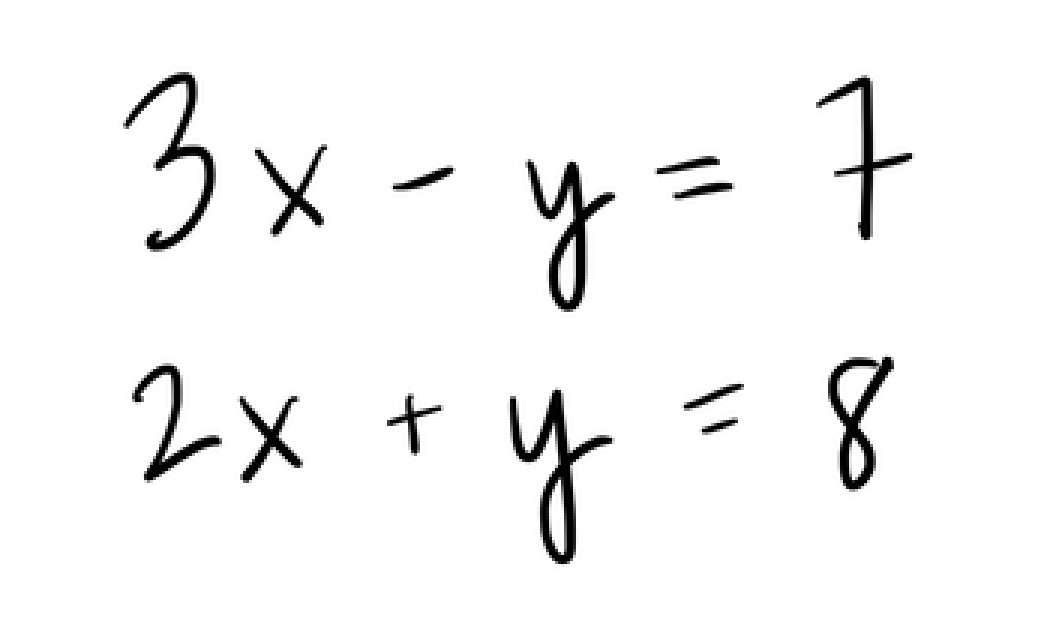
#> input picture data/raw_samples/handwritten.jpg, 1050 x 633 px
$ python -i segment.py   (imports and definitions only)
#> lines starting #> are read from the running program, lines starting #| are printed output that depends on the picture; after the words box and inside, x2 and y2 are one past the last pixel; in counts of white or black regions, pixels touching at a corner belong together
#> further down, picture is the input picture: shape (633, 1050); min 0, max 255, mean 245.5
import cv2
import numpy as np


def merge_overlapping_boxes(boxes, overlap_thresh=0.5):
    """merge boxes that overlap horizontally — handles = sign, i dot, etc"""
    if not boxes:
        return []

    boxes = sorted(boxes, key=lambda b: b[0])
    merged = [list(boxes[0])]

    for box in boxes[1:]:
        x, y, w, h = box
        prev = merged[-1]
        px, py, pw, ph = prev

        # horizontal overlap check
        overlap_start = max(px, x)
        overlap_end = min(px + pw, x + w)
        overlap_width = max(0, overlap_end - overlap_start)
        min_width = min(pw, w)

        if min_width > 0 and overlap_width / min_width > overlap_thresh:
            new_x = min(px, x)
            new_y = min(py, y)
            new_w = max(px + pw, x + w) - new_x
            new_h = max(py + ph, y + h) - new_y
            merged[-1] = [new_x, new_y, new_w, new_h]
        else:
            merged.append(list(box))

    return [tuple(b) for b in merged]


def extract_characters(binary_img, boxes, target_size=45, padding=4):
    """crop each box, pad to square, resize to target_size"""
    chars = []
    for (x, y, w, h) in boxes:
        y1 = max(0, y - padding)
        y2 = min(binary_img.shape[0], y + h + padding)
        x1 = max(0, x - padding)
        x2 = min(binary_img.shape[1], x + w + padding)
        crop = binary_img[y1:y2, x1:x2]

        # pad to square so we don't stretch the character
        ch, cw = crop.shape[:2]
        side = max(ch, cw)
        square = np.zeros((side, side), dtype=np.uint8)
        off_y = (side - ch) // 2
        off_x = (side - cw) // 2
        square[off_y:off_y+ch, off_x:off_x+cw] = crop

        resized = cv2.resize(square, (target_size, target_size), interpolation=cv2.INTER_AREA)
        chars.append(resized)

    return chars


def segment(binary_img, min_area_ratio=0.001, overlap_thresh=0.5, target_size=45, padding=4):
    """takes binary image, returns (list of character images, list of bounding boxes) sorted L-R"""
#> called with min_area_ratio = 0.001, overlap_thresh = 0.5, target_size = 45, padding = 4
    contours, _ = cv2.findContours(binary_img, cv2.RETR_EXTERNAL, cv2.CHAIN_APPROX_SIMPLE)
#> contours = [[[0, 0], [0, 632], [1049, 632], [1049, 0]]]

    # filter tiny contours
    img_area = binary_img.shape[0] * binary_img.shape[1]
#> img_area = 664650
    min_area = img_area * min_area_ratio
#> min_area = 664.6
    boxes = []
    for cnt in contours:
        if cv2.contourArea(cnt) < min_area:
            continue
        boxes.append(cv2.boundingRect(cnt))
#> this loop made 1 pass
#> cnt on pass 1: [[0, 0], [0, 632], [1049, 632], [1049, 0]]
#> after the loop, boxes = [(0, 0, 1050, 633)]

    # merge overlapping boxes (= sign, etc)
    merged = merge_overlapping_boxes(boxes, overlap_thresh)
#> in merge_overlapping_boxes, `merged = [list(boxes[0])]`: merged = [[0, 0, 1050, 633]]
#> merged = [(0, 0, 1050, 633)]

    # sort left to right
    merged = sorted(merged, key=lambda b: b[0])

    # extract character images
    chars = extract_characters(binary_img, merged, target_size, padding)
#> the loop in extract_characters, `for (x, y, w, h) in boxes:` made 1 pass
#> (x, y, w, h, y1, y2, x1, x2) on pass 1: (0, 0, 1050, 633, 0, 633, 0, 1050)
#> pass 1, in extract_characters, `resized = cv2.resize(square, (target_size, target_size), interpolation..`:
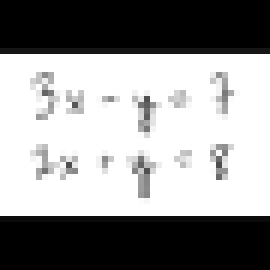
#> resized: shape (45, 45) (shown 6 times larger); min 0, max 255, mean 148
#> after the loop in extract_characters, `for (x, y, w, h) in boxes:`:
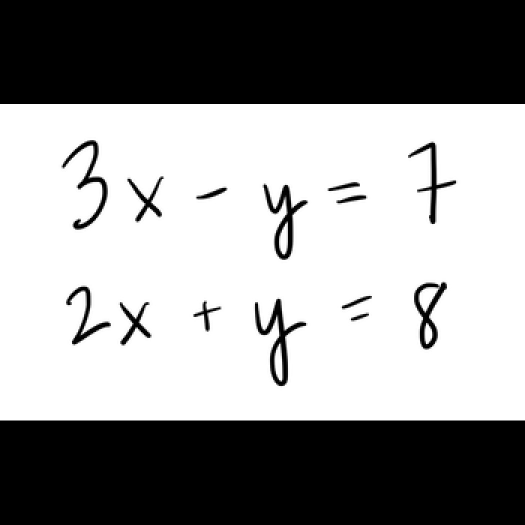
#> square: shape (1050, 1050) (shown at 1/2 size); min 0, max 255, mean 148
#> after the loop in extract_characters, `for (x, y, w, h) in boxes:`: chars = 1 item
#> chars = 1 item

    return chars, merged


# [43 lines left out: function split_lines, not called in this run]


# [19 lines not run here, left out]

>>> import cv2
>>> picture = cv2.imread('../data/raw_samples/handwritten.jpg', cv2.IMREAD_GRAYSCALE)
>>> result = segment(picture)

$ run again, on data/raw_samples/1.png
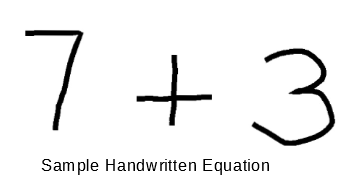
#> input picture data/raw_samples/1.png, 345 x 183 px
#> picture is the input picture: shape (183, 345); min 0, max 255, mean 240.3
#> contours = [[[0, 0], [0, 182], [344, 182], [344, 0]]]
#> the loop in segment, `for cnt in contours:` made 1 pass
#> cnt on pass 1: [[0, 0], [0, 182], [344, 182], [344, 0]]
#> after the loop in segment, `for cnt in contours:`: boxes = [(0, 0, 345, 183)]
#> in merge_overlapping_boxes, `merged = [list(boxes[0])]`: merged = [[0, 0, 345, 183]]
#> in segment, `merged = merge_overlapping_boxes(boxes, overlap_thresh)`: merged = [(0, 0, 345, 183)]
#> the loop in extract_characters, `for (x, y, w, h) in boxes:` made 1 pass
#> (x, y, w, h, y1, y2, x1, x2) on pass 1: (0, 0, 345, 183, 0, 183, 0, 345)
#> pass 1, in extract_characters, `resized = cv2.resize(square, (target_size, target_size), interpolation..`:
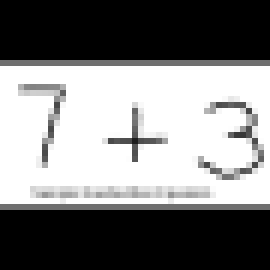
#> resized: shape (45, 45) (shown 6 times larger); min 0, max 255, mean 127.5
#> after the loop in extract_characters, `for (x, y, w, h) in boxes:`:
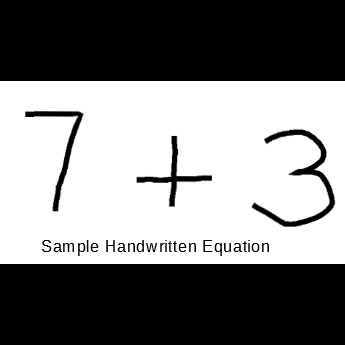
#> square: shape (345, 345); min 0, max 255, mean 127.5
#> after the loop in extract_characters, `for (x, y, w, h) in boxes:`: chars = 1 item

$ run again, on data/raw_samples/sample_system2.png
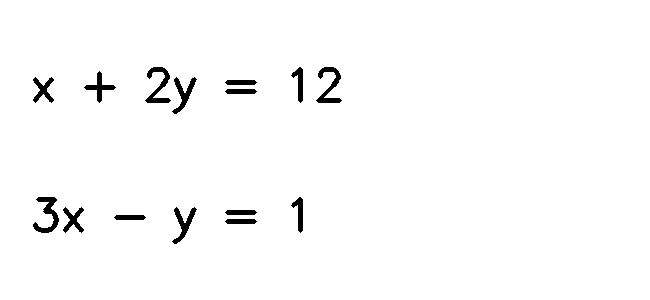
#> input picture data/raw_samples/sample_system2.png, 650 x 300 px
#> picture: shape (300, 650); 98.1% white; 15 black regions, largest, box (x1, y1, x2, y2) and area: (33, 197, 59, 233) 379, (145, 67, 171, 103) 364, (316, 67, 342, 103) 364
#> contours = [[[0, 0], [0, 299], [649, 299], [649, 0]]]
#> the loop in segment, `for cnt in contours:` made 1 pass
#> cnt on pass 1: [[0, 0], [0, 299], [649, 299], [649, 0]]
#> after the loop in segment, `for cnt in contours:`: boxes = [(0, 0, 650, 300)]
#> in merge_overlapping_boxes, `merged = [list(boxes[0])]`: merged = [[0, 0, 650, 300]]
#> in segment, `merged = merge_overlapping_boxes(boxes, overlap_thresh)`: merged = [(0, 0, 650, 300)]
#> the loop in extract_characters, `for (x, y, w, h) in boxes:` made 1 pass
#> (x, y, w, h, y1, y2, x1, x2) on pass 1: (0, 0, 650, 300, 0, 300, 0, 650)
#> pass 1, in extract_characters, `resized = cv2.resize(square, (target_size, target_size), interpolation..`:
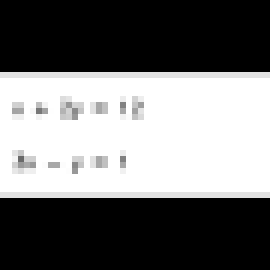
#> resized: shape (45, 45) (shown 6 times larger); min 0, max 255, mean 115.5
#> after the loop in extract_characters, `for (x, y, w, h) in boxes:`:
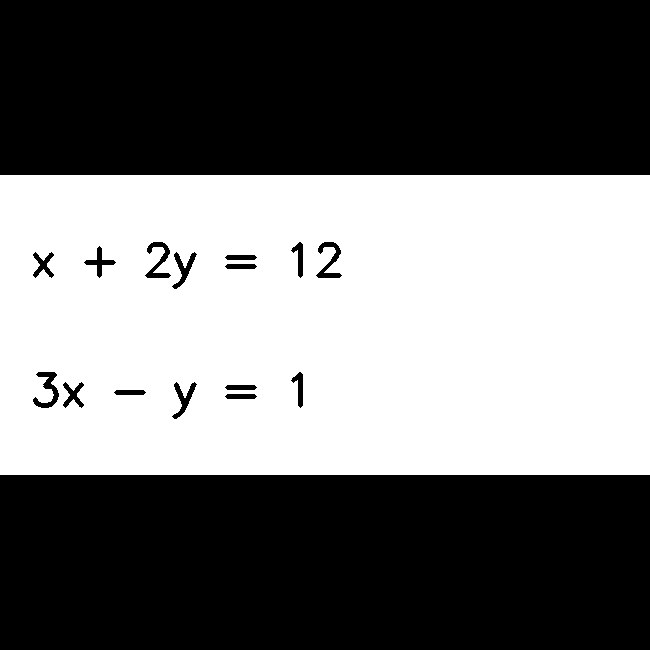
#> square: shape (650, 650); 45.3% white; 1 white region, box (x1, y1, x2, y2) and area: (0, 175, 650, 475) 191364
#> after the loop in extract_characters, `for (x, y, w, h) in boxes:`: chars = 1 item
